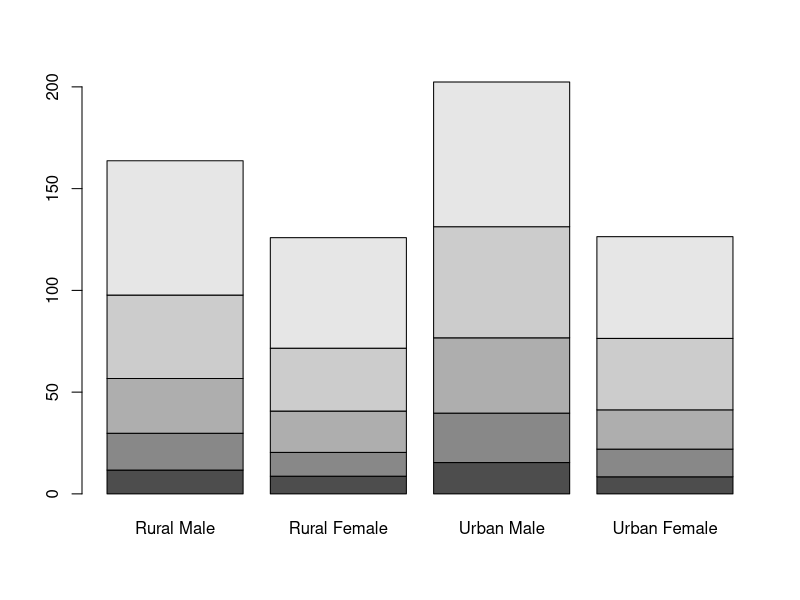
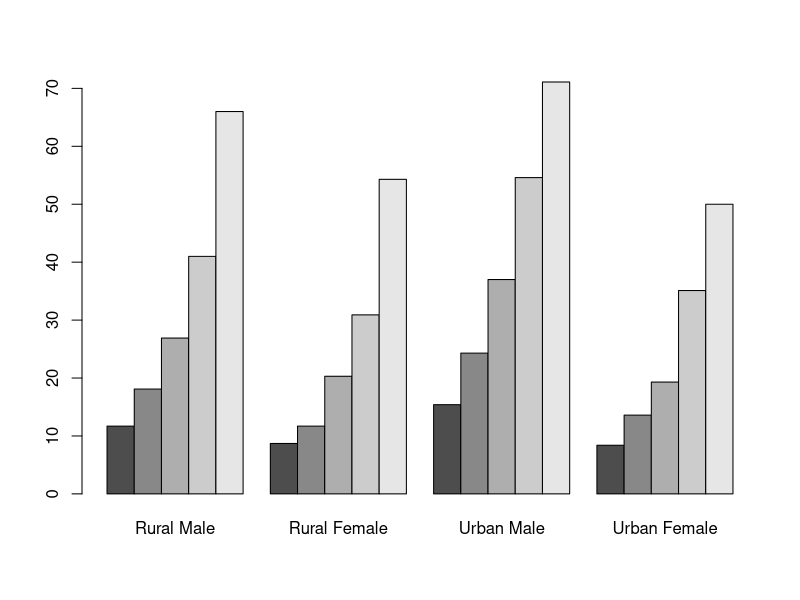
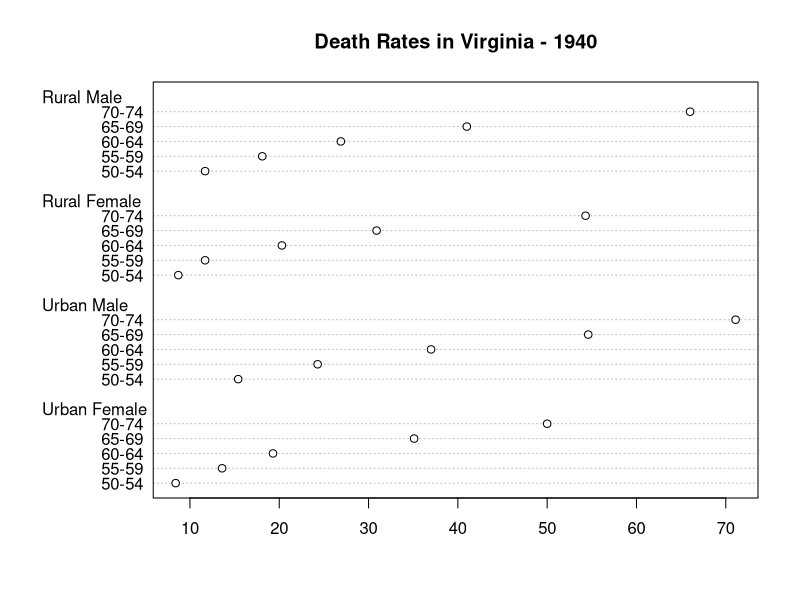
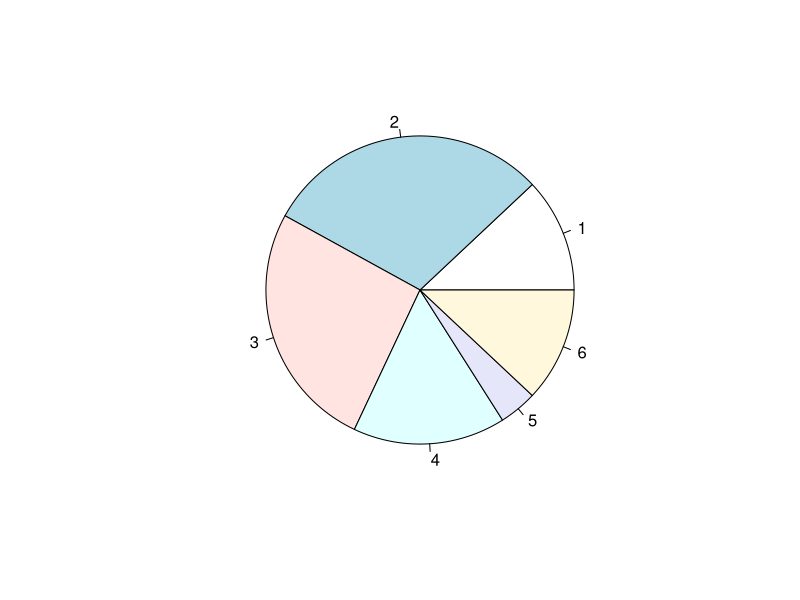
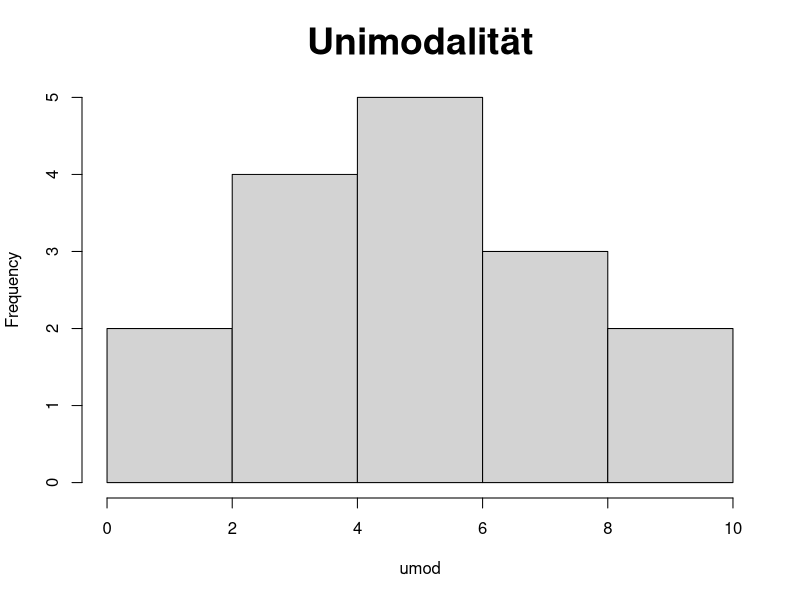
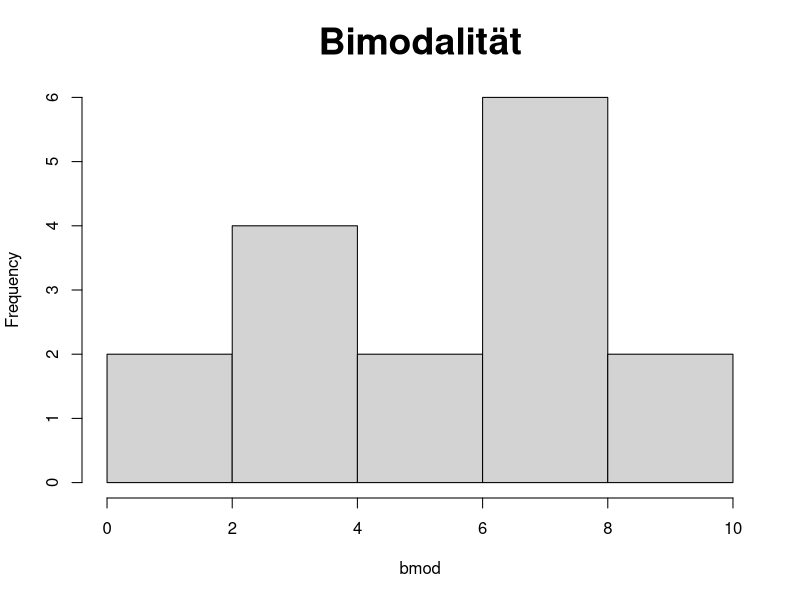
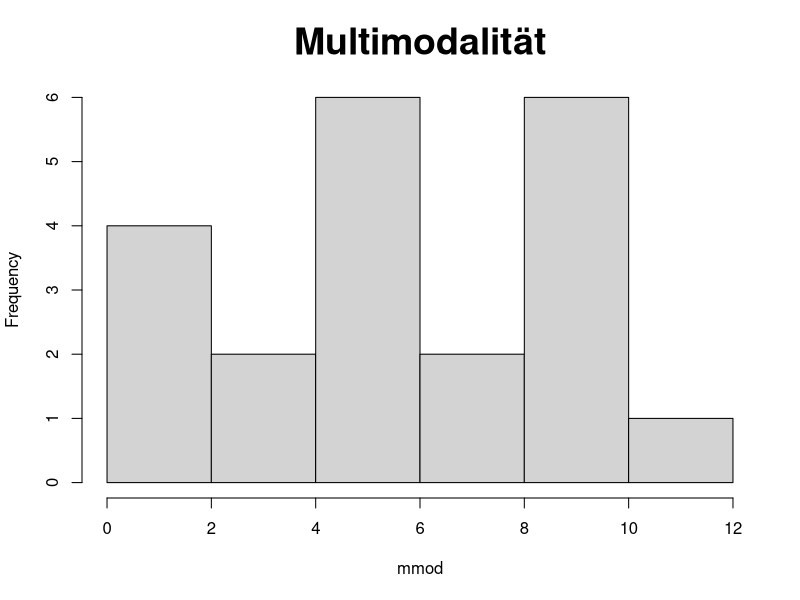
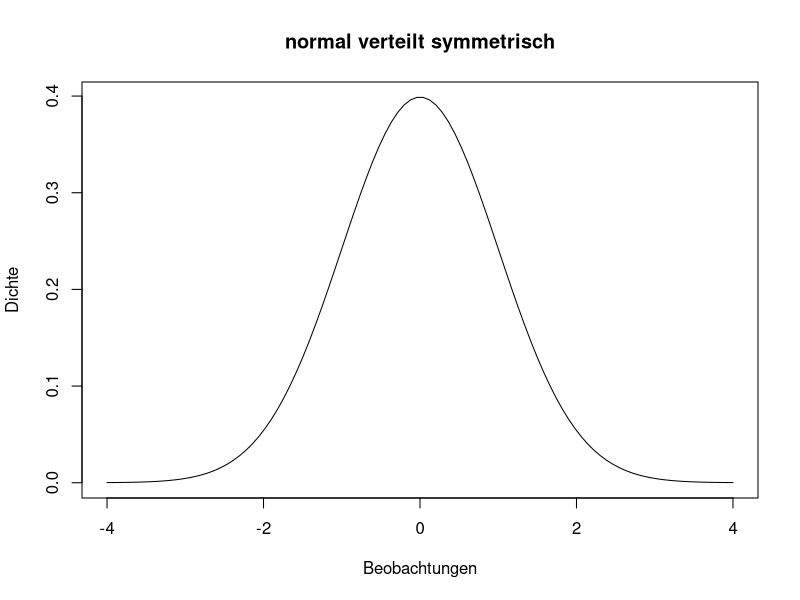

These figures' R source, in order: (Note: this script raises an error after producing the figures.)
## ---- chunk 1
barplot(VADeaths); barplot(VADeaths,beside = TRUE)
## ---- chunk 2
dotchart(VADeaths,main="Death Rates in Virginia - 1940")
## ---- chunk 3
pie.sales <- c(0.12, 0.3, 0.26, 0.16, 0.04, 0.12)
pie(pie.sales)
## ---- chunk 4
x <- x <- c(5, 3, 8, 2, 6, 1, 9, 4)
quantile(x = x, probs = c(0.2, 0.4, 0.5, 0.6, 0.8))
## ---- chunk 5
umod <- c(1, 2, 3, 3, 3, 4, 5, 6, 6, 6, 6, 8, 8, 8, 9, 10)
bmod <- c(1, 2, 3, 3, 3, 4, 5, 6, 7, 7, 7, 8, 8, 8, 9, 10)
mmod <-c (1, 2, 2, 2, 3, 4, 5, 5, 5, 5, 5, 6, 7, 8, 9, 9, 9, 9, 9, 10, 11)
hist(umod, main = 'Unimodalität', cex.main = 2.25)
hist(bmod, main = 'Bimodalität', cex.main = 2.25)
hist(mmod, main = 'Multimodalität', cex.main = 2.25)
## ---- chunk 6
x <- seq(-4, 4, length=100)
y <- dnorm(x)

plot(x, y, type='l', main="normal verteilt symmetrisch", xlab="Beobachtungen", ylab="Dichte")
plot(c(x, x+8), c(y, y), type='l', main="bimodal symmetrisch", xlab="Beobachtungen", ylab="Dichte")
## ---- chunk 7
rechtsSchief <- dbeta(seq(0, 1, by=0.02), 2, 5)
linksSchief <- dbeta(seq(0, 1, by=0.02), 5, 2)
plot(rechtsSchief, type="l", main="rechtsschief", xlab = "Beobachtungen", ylab = "Dichte")
plot(linksSchief, type="l", main="linksschief", xlab = "Beobachtungen", ylab = "Dichte")
## ---- chunk 8
kg<-c(1.82, 1.75, 1.89, 176, 1.65, 1.71)
## ---- chunk 9
boxplot(airquality$Ozone,
  main = "Mean ozone in parts per billion at Roosevelt Island",
  xlab = "Parts Per Billion",
  ylab = "Ozone",
  horizontal = TRUE,
  cex.main = 1.1
)
## ---- chunk 10
daten <- airquality$Temp
hist(daten, main="Histogramm", xlab="Beobachtungen", ylab="Häufigkeit", freq = FALSE);
lines(density(daten))
## ---- chunk 11
oscars <- read.csv2("Daten/oscars.csv", sep=",")
oscars2 <- oscars$Age [oscars$Age>=0 & oscars$Age <=70]
hist(oscars2, breaks=9, main="Oscars", xlab="Alter der Gewinner/in", ylab="Häufigkeit")
## ---- chunk 12
boxplot(oscars2, main="Oscars", xlab="Alter der Gewinner/in", horizontal = TRUE)
## ---- chunk 13
set.seed(14522)
normaleDaten<-rnorm(200)
gammaDaten<-rgamma(200,shape=5,rate=10)
## ---- chunk 14
qqnorm(normaleDaten); qqline(normaleDaten,col=2)
qqnorm(gammaDaten); qqline(gammaDaten,col=2)
## ---- chunk 15
library(ggplot2)
library(patchwork)

set.seed(20200616)

n_pts <- 20
x <- round(runif(n_pts) * 10, 1)

low_pos <- data.frame(x = x, y = x)
high_pos <- data.frame(x = x, y = x + runif(n_pts, 0, 4))
perf_pos <- data.frame(x = x, y = x + runif(n_pts, 0, 10))

plot(low_pos, main = "r = 0.5", lwd=2.0)
plot(perf_pos, main = "r = 0.9", lwd=2.0)
plot(high_pos, main = "r = 1.0", lwd=2.0)
## ---- chunk 16
pairs(state.x77[,1:5], lower.panel = panel.smooth, upper.panel = panel.cor,
diag.panel = panel.hist, las=1)
## ---- chunk 17
pairs(state.x77[, c(1, 2, 3, 5)], lower.panel = panel.smooth, upper.panel = panel.cor,
diag.panel = panel.hist, las=1)
## ---- chunk 18
summary(lm(formula = Murder ~ .  - `Life Exp` - `HS Grad` - Frost - Area,
           data = as.data.frame(state.x77)))
## ---- chunk 19
pairs(state.x77[, c(1, 2, 4, 5)], lower.panel = panel.smooth, upper.panel = panel.cor,
diag.panel = panel.hist, las=1)
## ---- chunk 20
summary(lm(formula = Murder ~ .  - Illiteracy - `HS Grad` - Frost - Area,
           data = as.data.frame(state.x77)))
## ---- chunk 21
summary(lm(formula = Murder ~ . - Income- Illiteracy - `HS Grad` - Frost - Area,
           data = as.data.frame(state.x77)))
## ---- chunk 22
par(mfrow = c(2,2))
plot(lm(formula = Murder ~ . - Income- Illiteracy - `HS Grad` - Frost - Area,
           data = as.data.frame(state.x77)))
